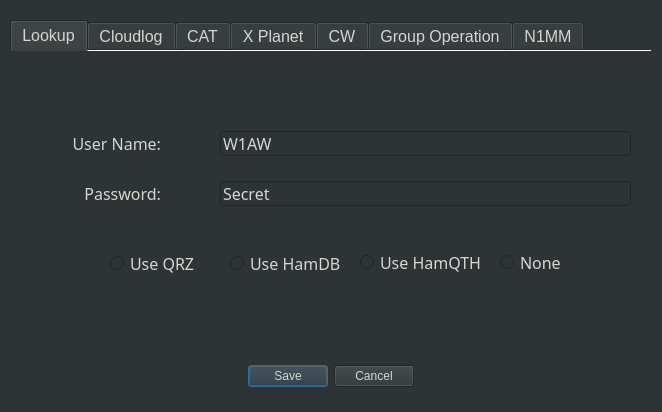
<?xml version="1.0" encoding="UTF-8"?>
<ui version="4.0">
 <class>Dialog</class>
 <widget class="QDialog" name="Dialog">
  <property name="geometry">
   <rect>
    <x>0</x>
    <y>0</y>
    <width>662</width>
    <height>412</height>
   </rect>
  </property>
  <property name="windowTitle">
   <string>Settings</string>
  </property>
  <property name="styleSheet">
   <string notr="true">background-color: rgb(46, 52, 54);
color: rgb(211, 215, 207);</string>
  </property>
  <widget class="QDialogButtonBox" name="buttonBox">
   <property name="geometry">
    <rect>
     <x>160</x>
     <y>360</y>
     <width>341</width>
     <height>32</height>
    </rect>
   </property>
   <property name="sizePolicy">
    <sizepolicy hsizetype="Maximum" vsizetype="Fixed">
     <horstretch>0</horstretch>
     <verstretch>0</verstretch>
    </sizepolicy>
   </property>
   <property name="font">
    <font>
     <family>JetBrains Mono</family>
     <pointsize>12</pointsize>
     <weight>50</weight>
     <bold>false</bold>
    </font>
   </property>
   <property name="layoutDirection">
    <enum>Qt::LeftToRight</enum>
   </property>
   <property name="orientation">
    <enum>Qt::Horizontal</enum>
   </property>
   <property name="standardButtons">
    <set>QDialogButtonBox::Cancel|QDialogButtonBox::Save</set>
   </property>
   <property name="centerButtons">
    <bool>true</bool>
   </property>
  </widget>
  <widget class="QTabWidget" name="tabWidget">
   <property name="geometry">
    <rect>
     <x>10</x>
     <y>20</y>
     <width>641</width>
     <height>331</height>
    </rect>
   </property>
   <property name="font">
    <font>
     <pointsize>12</pointsize>
    </font>
   </property>
   <property name="tabPosition">
    <enum>QTabWidget::North</enum>
   </property>
   <property name="tabShape">
    <enum>QTabWidget::Rounded</enum>
   </property>
   <property name="currentIndex">
    <number>0</number>
   </property>
   <property name="elideMode">
    <enum>Qt::ElideNone</enum>
   </property>
   <property name="documentMode">
    <bool>true</bool>
   </property>
   <property name="tabsClosable">
    <bool>false</bool>
   </property>
   <property name="movable">
    <bool>false</bool>
   </property>
   <property name="tabBarAutoHide">
    <bool>false</bool>
   </property>
   <widget class="QWidget" name="tab_1">
    <attribute name="title">
     <string>Lookup</string>
    </attribute>
    <widget class="QLabel" name="label">
     <property name="geometry">
      <rect>
       <x>20</x>
       <y>80</y>
       <width>131</width>
       <height>25</height>
      </rect>
     </property>
     <property name="font">
      <font>
       <family>JetBrains Mono</family>
       <pointsize>12</pointsize>
       <weight>50</weight>
       <bold>false</bold>
      </font>
     </property>
     <property name="text">
      <string>User Name:</string>
     </property>
     <property name="alignment">
      <set>Qt::AlignRight|Qt::AlignTrailing|Qt::AlignVCenter</set>
     </property>
    </widget>
    <widget class="QLineEdit" name="lookup_user_name_field">
     <property name="geometry">
      <rect>
       <x>210</x>
       <y>80</y>
       <width>411</width>
       <height>25</height>
      </rect>
     </property>
     <property name="font">
      <font>
       <family>JetBrains Mono</family>
       <pointsize>12</pointsize>
       <weight>50</weight>
       <bold>false</bold>
      </font>
     </property>
     <property name="text">
      <string>W1AW</string>
     </property>
    </widget>
    <widget class="QLineEdit" name="lookup_password_field">
     <property name="geometry">
      <rect>
       <x>210</x>
       <y>130</y>
       <width>411</width>
       <height>25</height>
      </rect>
     </property>
     <property name="font">
      <font>
       <family>JetBrains Mono</family>
       <pointsize>12</pointsize>
       <weight>50</weight>
       <bold>false</bold>
      </font>
     </property>
     <property name="text">
      <string>Secret</string>
     </property>
    </widget>
    <widget class="QLabel" name="label_2">
     <property name="geometry">
      <rect>
       <x>20</x>
       <y>130</y>
       <width>131</width>
       <height>25</height>
      </rect>
     </property>
     <property name="font">
      <font>
       <family>JetBrains Mono</family>
       <pointsize>12</pointsize>
       <weight>50</weight>
       <bold>false</bold>
      </font>
     </property>
     <property name="text">
      <string>Password:</string>
     </property>
     <property name="alignment">
      <set>Qt::AlignRight|Qt::AlignTrailing|Qt::AlignVCenter</set>
     </property>
    </widget>
    <widget class="QRadioButton" name="useqrz_radioButton">
     <property name="geometry">
      <rect>
       <x>100</x>
       <y>200</y>
       <width>101</width>
       <height>25</height>
      </rect>
     </property>
     <property name="font">
      <font>
       <family>JetBrains Mono</family>
       <pointsize>12</pointsize>
       <weight>50</weight>
       <bold>false</bold>
      </font>
     </property>
     <property name="autoFillBackground">
      <bool>false</bool>
     </property>
     <property name="styleSheet">
      <string notr="true"/>
     </property>
     <property name="text">
      <string>Use QRZ</string>
     </property>
     <attribute name="buttonGroup">
      <string notr="true">buttonGroup_2</string>
     </attribute>
    </widget>
    <widget class="QRadioButton" name="usehamdb_radioButton">
     <property name="geometry">
      <rect>
       <x>220</x>
       <y>200</y>
       <width>121</width>
       <height>25</height>
      </rect>
     </property>
     <property name="font">
      <font>
       <family>JetBrains Mono</family>
       <pointsize>12</pointsize>
      </font>
     </property>
     <property name="styleSheet">
      <string notr="true"/>
     </property>
     <property name="text">
      <string>Use HamDB</string>
     </property>
     <attribute name="buttonGroup">
      <string notr="true">buttonGroup_2</string>
     </attribute>
    </widget>
    <widget class="QRadioButton" name="usehamqth_radioButton">
     <property name="geometry">
      <rect>
       <x>350</x>
       <y>200</y>
       <width>121</width>
       <height>23</height>
      </rect>
     </property>
     <property name="font">
      <font>
       <family>JetBrains Mono</family>
       <pointsize>12</pointsize>
      </font>
     </property>
     <property name="styleSheet">
      <string notr="true"/>
     </property>
     <property name="text">
      <string>Use HamQTH</string>
     </property>
     <attribute name="buttonGroup">
      <string notr="true">buttonGroup_2</string>
     </attribute>
    </widget>
    <widget class="QRadioButton" name="radioButton_3">
     <property name="geometry">
      <rect>
       <x>490</x>
       <y>200</y>
       <width>71</width>
       <height>23</height>
      </rect>
     </property>
     <property name="font">
      <font>
       <family>JetBrains Mono</family>
       <pointsize>12</pointsize>
      </font>
     </property>
     <property name="text">
      <string>None</string>
     </property>
     <attribute name="buttonGroup">
      <string notr="true">buttonGroup_2</string>
     </attribute>
    </widget>
   </widget>
   <widget class="QWidget" name="tab_2">
    <attribute name="title">
     <string>Cloudlog</string>
    </attribute>
    <widget class="QLabel" name="label_4">
     <property name="geometry">
      <rect>
       <x>30</x>
       <y>80</y>
       <width>131</width>
       <height>25</height>
      </rect>
     </property>
     <property name="font">
      <font>
       <family>JetBrains Mono</family>
       <pointsize>12</pointsize>
       <weight>50</weight>
       <bold>false</bold>
      </font>
     </property>
     <property name="text">
      <string>API Key:</string>
     </property>
     <property name="alignment">
      <set>Qt::AlignRight|Qt::AlignTrailing|Qt::AlignVCenter</set>
     </property>
    </widget>
    <widget class="QLineEdit" name="cloudlogapi_field">
     <property name="geometry">
      <rect>
       <x>170</x>
       <y>80</y>
       <width>461</width>
       <height>25</height>
      </rect>
     </property>
     <property name="font">
      <font>
       <family>JetBrains Mono</family>
       <pointsize>12</pointsize>
       <weight>50</weight>
       <bold>false</bold>
      </font>
     </property>
     <property name="text">
      <string>cl12345678901234567890</string>
     </property>
    </widget>
    <widget class="QLabel" name="label_5">
     <property name="geometry">
      <rect>
       <x>30</x>
       <y>130</y>
       <width>131</width>
       <height>25</height>
      </rect>
     </property>
     <property name="font">
      <font>
       <family>JetBrains Mono</family>
       <pointsize>12</pointsize>
       <weight>50</weight>
       <bold>false</bold>
      </font>
     </property>
     <property name="text">
      <string>CloudLog URL:</string>
     </property>
     <property name="alignment">
      <set>Qt::AlignRight|Qt::AlignTrailing|Qt::AlignVCenter</set>
     </property>
    </widget>
    <widget class="QLineEdit" name="cloudlogurl_field">
     <property name="geometry">
      <rect>
       <x>170</x>
       <y>130</y>
       <width>461</width>
       <height>25</height>
      </rect>
     </property>
     <property name="font">
      <font>
       <family>JetBrains Mono</family>
       <pointsize>12</pointsize>
       <weight>50</weight>
       <bold>false</bold>
      </font>
     </property>
     <property name="inputMethodHints">
      <set>Qt::ImhUrlCharactersOnly</set>
     </property>
     <property name="text">
      <string>http://Cloudlog.com/Cloudlog/index.php/api/qso</string>
     </property>
    </widget>
    <widget class="QCheckBox" name="usecloudlog_checkBox">
     <property name="geometry">
      <rect>
       <x>240</x>
       <y>200</y>
       <width>151</width>
       <height>25</height>
      </rect>
     </property>
     <property name="font">
      <font>
       <family>JetBrains Mono</family>
       <pointsize>12</pointsize>
       <weight>50</weight>
       <bold>false</bold>
      </font>
     </property>
     <property name="styleSheet">
      <string notr="true"/>
     </property>
     <property name="text">
      <string>Use CloudLog</string>
     </property>
    </widget>
   </widget>
   <widget class="QWidget" name="tab_3">
    <attribute name="title">
     <string>CAT</string>
    </attribute>
    <widget class="QLabel" name="label_6">
     <property name="geometry">
      <rect>
       <x>40</x>
       <y>100</y>
       <width>161</width>
       <height>25</height>
      </rect>
     </property>
     <property name="font">
      <font>
       <family>JetBrains Mono</family>
       <pointsize>12</pointsize>
       <weight>50</weight>
       <bold>false</bold>
      </font>
     </property>
     <property name="text">
      <string>Rig Control IP:</string>
     </property>
     <property name="alignment">
      <set>Qt::AlignRight|Qt::AlignTrailing|Qt::AlignVCenter</set>
     </property>
    </widget>
    <widget class="QLineEdit" name="rigcontrolip_field">
     <property name="geometry">
      <rect>
       <x>220</x>
       <y>100</y>
       <width>171</width>
       <height>25</height>
      </rect>
     </property>
     <property name="font">
      <font>
       <family>JetBrains Mono</family>
       <pointsize>12</pointsize>
       <weight>50</weight>
       <bold>false</bold>
      </font>
     </property>
     <property name="text">
      <string>127.0.0.1</string>
     </property>
    </widget>
    <widget class="QLabel" name="label_7">
     <property name="geometry">
      <rect>
       <x>400</x>
       <y>100</y>
       <width>71</width>
       <height>25</height>
      </rect>
     </property>
     <property name="font">
      <font>
       <family>JetBrains Mono</family>
       <pointsize>12</pointsize>
       <weight>50</weight>
       <bold>false</bold>
      </font>
     </property>
     <property name="text">
      <string>Port:</string>
     </property>
     <property name="alignment">
      <set>Qt::AlignRight|Qt::AlignTrailing|Qt::AlignVCenter</set>
     </property>
    </widget>
    <widget class="QLineEdit" name="rigcontrolport_field">
     <property name="geometry">
      <rect>
       <x>490</x>
       <y>100</y>
       <width>101</width>
       <height>25</height>
      </rect>
     </property>
     <property name="font">
      <font>
       <family>JetBrains Mono</family>
       <pointsize>12</pointsize>
       <weight>50</weight>
       <bold>false</bold>
      </font>
     </property>
     <property name="inputMethodHints">
      <set>Qt::ImhDigitsOnly</set>
     </property>
     <property name="text">
      <string>4532</string>
     </property>
    </widget>
    <widget class="QRadioButton" name="userigctld_radioButton">
     <property name="geometry">
      <rect>
       <x>160</x>
       <y>190</y>
       <width>101</width>
       <height>25</height>
      </rect>
     </property>
     <property name="font">
      <font>
       <family>JetBrains Mono</family>
       <pointsize>12</pointsize>
       <weight>50</weight>
       <bold>false</bold>
      </font>
     </property>
     <property name="styleSheet">
      <string notr="true"/>
     </property>
     <property name="text">
      <string>rigctld</string>
     </property>
     <attribute name="buttonGroup">
      <string notr="true">buttonGroup</string>
     </attribute>
    </widget>
    <widget class="QRadioButton" name="useflrig_radioButton">
     <property name="geometry">
      <rect>
       <x>290</x>
       <y>190</y>
       <width>92</width>
       <height>23</height>
      </rect>
     </property>
     <property name="font">
      <font>
       <family>JetBrains Mono</family>
       <pointsize>12</pointsize>
      </font>
     </property>
     <property name="styleSheet">
      <string notr="true"/>
     </property>
     <property name="text">
      <string>flrig</string>
     </property>
     <attribute name="buttonGroup">
      <string notr="true">buttonGroup</string>
     </attribute>
    </widget>
    <widget class="QRadioButton" name="radioButton">
     <property name="geometry">
      <rect>
       <x>410</x>
       <y>190</y>
       <width>71</width>
       <height>23</height>
      </rect>
     </property>
     <property name="font">
      <font>
       <family>JetBrains Mono</family>
       <pointsize>12</pointsize>
      </font>
     </property>
     <property name="text">
      <string>None</string>
     </property>
     <attribute name="buttonGroup">
      <string notr="true">buttonGroup</string>
     </attribute>
    </widget>
   </widget>
   <widget class="QWidget" name="tab_4">
    <attribute name="title">
     <string>X Planet</string>
    </attribute>
    <widget class="QLabel" name="label_8">
     <property name="geometry">
      <rect>
       <x>30</x>
       <y>120</y>
       <width>151</width>
       <height>25</height>
      </rect>
     </property>
     <property name="font">
      <font>
       <family>JetBrains Mono</family>
       <pointsize>12</pointsize>
      </font>
     </property>
     <property name="text">
      <string>XPlanet Marker:</string>
     </property>
     <property name="alignment">
      <set>Qt::AlignRight|Qt::AlignTrailing|Qt::AlignVCenter</set>
     </property>
    </widget>
    <widget class="QLineEdit" name="markerfile_field">
     <property name="geometry">
      <rect>
       <x>190</x>
       <y>120</y>
       <width>411</width>
       <height>25</height>
      </rect>
     </property>
     <property name="font">
      <font>
       <family>JetBrains Mono</family>
       <pointsize>12</pointsize>
      </font>
     </property>
     <property name="text">
      <string notr="true">.xplanet/markers/ham</string>
     </property>
    </widget>
    <widget class="QCheckBox" name="generatemarker_checkbox">
     <property name="geometry">
      <rect>
       <x>240</x>
       <y>220</y>
       <width>171</width>
       <height>25</height>
      </rect>
     </property>
     <property name="font">
      <font>
       <family>JetBrains Mono</family>
       <pointsize>12</pointsize>
      </font>
     </property>
     <property name="styleSheet">
      <string notr="true"/>
     </property>
     <property name="text">
      <string>Generate Marker</string>
     </property>
    </widget>
   </widget>
   <widget class="QWidget" name="tab">
    <attribute name="title">
     <string>CW</string>
    </attribute>
    <widget class="QLabel" name="label_10">
     <property name="geometry">
      <rect>
       <x>130</x>
       <y>80</y>
       <width>121</width>
       <height>20</height>
      </rect>
     </property>
     <property name="font">
      <font>
       <family>JetBrains Mono</family>
       <pointsize>12</pointsize>
      </font>
     </property>
     <property name="text">
      <string>CW_Address:</string>
     </property>
     <property name="alignment">
      <set>Qt::AlignRight|Qt::AlignTrailing|Qt::AlignVCenter</set>
     </property>
    </widget>
    <widget class="QLabel" name="label_11">
     <property name="geometry">
      <rect>
       <x>170</x>
       <y>130</y>
       <width>81</width>
       <height>20</height>
      </rect>
     </property>
     <property name="font">
      <font>
       <family>JetBrains Mono</family>
       <pointsize>12</pointsize>
      </font>
     </property>
     <property name="text">
      <string>CW_Port:</string>
     </property>
     <property name="alignment">
      <set>Qt::AlignRight|Qt::AlignTrailing|Qt::AlignVCenter</set>
     </property>
    </widget>
    <widget class="QLineEdit" name="cwip_field">
     <property name="geometry">
      <rect>
       <x>260</x>
       <y>78</y>
       <width>171</width>
       <height>25</height>
      </rect>
     </property>
     <property name="font">
      <font>
       <family>JetBrains Mono</family>
       <pointsize>12</pointsize>
      </font>
     </property>
     <property name="text">
      <string>localhost</string>
     </property>
    </widget>
    <widget class="QLineEdit" name="cwport_field">
     <property name="geometry">
      <rect>
       <x>260</x>
       <y>128</y>
       <width>171</width>
       <height>25</height>
      </rect>
     </property>
     <property name="font">
      <font>
       <family>JetBrains Mono</family>
       <pointsize>12</pointsize>
      </font>
     </property>
     <property name="inputMethodHints">
      <set>Qt::ImhDigitsOnly</set>
     </property>
     <property name="text">
      <string>6789</string>
     </property>
    </widget>
    <widget class="QRadioButton" name="usecwdaemon_radioButton">
     <property name="geometry">
      <rect>
       <x>110</x>
       <y>220</y>
       <width>112</width>
       <height>23</height>
      </rect>
     </property>
     <property name="font">
      <font>
       <family>JetBrains Mono</family>
       <pointsize>12</pointsize>
      </font>
     </property>
     <property name="text">
      <string>cwdaemon</string>
     </property>
    </widget>
    <widget class="QRadioButton" name="usepywinkeyer_radioButton">
     <property name="geometry">
      <rect>
       <x>270</x>
       <y>220</y>
       <width>121</width>
       <height>23</height>
      </rect>
     </property>
     <property name="font">
      <font>
       <family>JetBrains Mono</family>
       <pointsize>12</pointsize>
      </font>
     </property>
     <property name="text">
      <string>PyWinkeyer</string>
     </property>
    </widget>
    <widget class="QRadioButton" name="radioButton_5">
     <property name="geometry">
      <rect>
       <x>440</x>
       <y>220</y>
       <width>112</width>
       <height>23</height>
      </rect>
     </property>
     <property name="font">
      <font>
       <family>JetBrains Mono</family>
       <pointsize>12</pointsize>
      </font>
     </property>
     <property name="text">
      <string>None</string>
     </property>
    </widget>
   </widget>
   <widget class="QWidget" name="tab_5">
    <attribute name="title">
     <string>Group Operation</string>
    </attribute>
    <widget class="QLabel" name="label_3">
     <property name="geometry">
      <rect>
       <x>170</x>
       <y>110</y>
       <width>161</width>
       <height>17</height>
      </rect>
     </property>
     <property name="font">
      <font>
       <family>JetBrains Mono</family>
       <pointsize>12</pointsize>
      </font>
     </property>
     <property name="text">
      <string>Multicast Group:</string>
     </property>
     <property name="alignment">
      <set>Qt::AlignRight|Qt::AlignTrailing|Qt::AlignVCenter</set>
     </property>
    </widget>
    <widget class="QLineEdit" name="multicast_group">
     <property name="geometry">
      <rect>
       <x>360</x>
       <y>110</y>
       <width>113</width>
       <height>25</height>
      </rect>
     </property>
     <property name="font">
      <font>
       <family>JetBrains Mono</family>
       <pointsize>12</pointsize>
      </font>
     </property>
     <property name="text">
      <string>224.1.1.1</string>
     </property>
    </widget>
    <widget class="QLabel" name="label_9">
     <property name="geometry">
      <rect>
       <x>170</x>
       <y>160</y>
       <width>161</width>
       <height>17</height>
      </rect>
     </property>
     <property name="font">
      <font>
       <family>JetBrains Mono</family>
       <pointsize>12</pointsize>
      </font>
     </property>
     <property name="text">
      <string>Multicast Port:</string>
     </property>
     <property name="alignment">
      <set>Qt::AlignRight|Qt::AlignTrailing|Qt::AlignVCenter</set>
     </property>
    </widget>
    <widget class="QLineEdit" name="multicast_port">
     <property name="geometry">
      <rect>
       <x>360</x>
       <y>160</y>
       <width>113</width>
       <height>25</height>
      </rect>
     </property>
     <property name="font">
      <font>
       <family>JetBrains Mono</family>
       <pointsize>12</pointsize>
      </font>
     </property>
     <property name="inputMethodHints">
      <set>Qt::ImhDigitsOnly</set>
     </property>
     <property name="text">
      <string>2239</string>
     </property>
    </widget>
    <widget class="QLabel" name="label_12">
     <property name="geometry">
      <rect>
       <x>170</x>
       <y>210</y>
       <width>161</width>
       <height>17</height>
      </rect>
     </property>
     <property name="font">
      <font>
       <family>JetBrains Mono</family>
       <pointsize>12</pointsize>
      </font>
     </property>
     <property name="text">
      <string>Interface IP:</string>
     </property>
     <property name="alignment">
      <set>Qt::AlignRight|Qt::AlignTrailing|Qt::AlignVCenter</set>
     </property>
    </widget>
    <widget class="QCheckBox" name="connect_to_server">
     <property name="geometry">
      <rect>
       <x>240</x>
       <y>50</y>
       <width>191</width>
       <height>23</height>
      </rect>
     </property>
     <property name="font">
      <font>
       <family>JetBrains Mono</family>
       <pointsize>12</pointsize>
      </font>
     </property>
     <property name="text">
      <string>Connect to server</string>
     </property>
    </widget>
    <widget class="QLineEdit" name="interface_ip">
     <property name="geometry">
      <rect>
       <x>360</x>
       <y>210</y>
       <width>113</width>
       <height>25</height>
      </rect>
     </property>
     <property name="font">
      <font>
       <family>JetBrains Mono</family>
       <pointsize>12</pointsize>
      </font>
     </property>
     <property name="text">
      <string>0.0.0.0</string>
     </property>
    </widget>
   </widget>
   <widget class="QWidget" name="tab_6">
    <attribute name="title">
     <string>N1MM</string>
    </attribute>
    <widget class="QCheckBox" name="send_n1mm_packets">
     <property name="geometry">
      <rect>
       <x>224</x>
       <y>20</y>
       <width>189</width>
       <height>28</height>
      </rect>
     </property>
     <property name="font">
      <font>
       <family>JetBrains Mono</family>
      </font>
     </property>
     <property name="styleSheet">
      <string notr="true"/>
     </property>
     <property name="text">
      <string>Send N1MM packets</string>
     </property>
    </widget>
    <widget class="QLabel" name="label_13">
     <property name="geometry">
      <rect>
       <x>32</x>
       <y>60</y>
       <width>125</width>
       <height>22</height>
      </rect>
     </property>
     <property name="font">
      <font>
       <family>JetBrains Mono</family>
      </font>
     </property>
     <property name="text">
      <string>Station Name:</string>
     </property>
    </widget>
    <widget class="QLabel" name="label_14">
     <property name="geometry">
      <rect>
       <x>332</x>
       <y>60</y>
       <width>135</width>
       <height>22</height>
      </rect>
     </property>
     <property name="font">
      <font>
       <family>JetBrains Mono</family>
      </font>
     </property>
     <property name="text">
      <string>Operator Name:</string>
     </property>
    </widget>
    <widget class="QLabel" name="label_15">
     <property name="geometry">
      <rect>
       <x>73</x>
       <y>100</y>
       <width>202</width>
       <height>22</height>
      </rect>
     </property>
     <property name="font">
      <font>
       <family>JetBrains Mono</family>
      </font>
     </property>
     <property name="text">
      <string>Destination Adderess:</string>
     </property>
    </widget>
    <widget class="QLabel" name="label_16">
     <property name="geometry">
      <rect>
       <x>170</x>
       <y>140</y>
       <width>106</width>
       <height>22</height>
      </rect>
     </property>
     <property name="font">
      <font>
       <family>JetBrains Mono</family>
      </font>
     </property>
     <property name="text">
      <string>Radio Port:</string>
     </property>
    </widget>
    <widget class="QLabel" name="label_17">
     <property name="geometry">
      <rect>
       <x>150</x>
       <y>180</y>
       <width>125</width>
       <height>22</height>
      </rect>
     </property>
     <property name="font">
      <font>
       <family>JetBrains Mono</family>
      </font>
     </property>
     <property name="text">
      <string>Contact Port:</string>
     </property>
    </widget>
    <widget class="QLabel" name="label_18">
     <property name="geometry">
      <rect>
       <x>160</x>
       <y>220</y>
       <width>116</width>
       <height>22</height>
      </rect>
     </property>
     <property name="font">
      <font>
       <family>JetBrains Mono</family>
      </font>
     </property>
     <property name="text">
      <string>Lookup Port:</string>
     </property>
    </widget>
    <widget class="QLabel" name="label_19">
     <property name="geometry">
      <rect>
       <x>170</x>
       <y>260</y>
       <width>106</width>
       <height>22</height>
      </rect>
     </property>
     <property name="font">
      <font>
       <family>JetBrains Mono</family>
      </font>
     </property>
     <property name="text">
      <string>Score Port:</string>
     </property>
    </widget>
    <widget class="QLineEdit" name="n1mm_station_name">
     <property name="geometry">
      <rect>
       <x>160</x>
       <y>55</y>
       <width>161</width>
       <height>29</height>
      </rect>
     </property>
     <property name="font">
      <font>
       <family>JetBrains Mono</family>
      </font>
     </property>
     <property name="placeholderText">
      <string>20M-CW Tent</string>
     </property>
    </widget>
    <widget class="QLineEdit" name="n1mm_operator">
     <property name="geometry">
      <rect>
       <x>470</x>
       <y>55</y>
       <width>151</width>
       <height>29</height>
      </rect>
     </property>
     <property name="font">
      <font>
       <family>JetBrains Mono</family>
      </font>
     </property>
     <property name="placeholderText">
      <string>Bernie</string>
     </property>
    </widget>
    <widget class="QLineEdit" name="n1mm_ip">
     <property name="geometry">
      <rect>
       <x>280</x>
       <y>96</y>
       <width>141</width>
       <height>29</height>
      </rect>
     </property>
     <property name="font">
      <font>
       <family>JetBrains Mono</family>
      </font>
     </property>
     <property name="text">
      <string/>
     </property>
     <property name="placeholderText">
      <string>127.0.0.1</string>
     </property>
    </widget>
    <widget class="QLineEdit" name="n1mm_radioport">
     <property name="geometry">
      <rect>
       <x>280</x>
       <y>136</y>
       <width>141</width>
       <height>29</height>
      </rect>
     </property>
     <property name="font">
      <font>
       <family>JetBrains Mono</family>
      </font>
     </property>
     <property name="inputMethodHints">
      <set>Qt::ImhDigitsOnly</set>
     </property>
     <property name="text">
      <string/>
     </property>
     <property name="placeholderText">
      <string>12060</string>
     </property>
    </widget>
    <widget class="QLineEdit" name="n1mm_contactport">
     <property name="geometry">
      <rect>
       <x>280</x>
       <y>176</y>
       <width>141</width>
       <height>29</height>
      </rect>
     </property>
     <property name="font">
      <font>
       <family>JetBrains Mono</family>
      </font>
     </property>
     <property name="inputMethodHints">
      <set>Qt::ImhDigitsOnly</set>
     </property>
     <property name="text">
      <string/>
     </property>
     <property name="placeholderText">
      <string>12061</string>
     </property>
    </widget>
    <widget class="QLineEdit" name="n1mm_lookupport">
     <property name="geometry">
      <rect>
       <x>280</x>
       <y>216</y>
       <width>141</width>
       <height>29</height>
      </rect>
     </property>
     <property name="font">
      <font>
       <family>JetBrains Mono</family>
      </font>
     </property>
     <property name="inputMethodHints">
      <set>Qt::ImhDigitsOnly</set>
     </property>
     <property name="text">
      <string/>
     </property>
     <property name="placeholderText">
      <string>12060</string>
     </property>
    </widget>
    <widget class="QLineEdit" name="n1mm_scoreport">
     <property name="geometry">
      <rect>
       <x>280</x>
       <y>256</y>
       <width>141</width>
       <height>29</height>
      </rect>
     </property>
     <property name="font">
      <font>
       <family>JetBrains Mono</family>
      </font>
     </property>
     <property name="inputMethodHints">
      <set>Qt::ImhDigitsOnly</set>
     </property>
     <property name="text">
      <string/>
     </property>
     <property name="placeholderText">
      <string>12062</string>
     </property>
    </widget>
   </widget>
  </widget>
 </widget>
 <resources/>
 <connections>
  <connection>
   <sender>buttonBox</sender>
   <signal>accepted()</signal>
   <receiver>Dialog</receiver>
   <slot>accept()</slot>
   <hints>
    <hint type="sourcelabel">
     <x>248</x>
     <y>254</y>
    </hint>
    <hint type="destinationlabel">
     <x>157</x>
     <y>274</y>
    </hint>
   </hints>
  </connection>
  <connection>
   <sender>buttonBox</sender>
   <signal>rejected()</signal>
   <receiver>Dialog</receiver>
   <slot>reject()</slot>
   <hints>
    <hint type="sourcelabel">
     <x>316</x>
     <y>260</y>
    </hint>
    <hint type="destinationlabel">
     <x>286</x>
     <y>274</y>
    </hint>
   </hints>
  </connection>
 </connections>
 <buttongroups>
  <buttongroup name="buttonGroup"/>
  <buttongroup name="buttonGroup_2"/>
 </buttongroups>
</ui>
